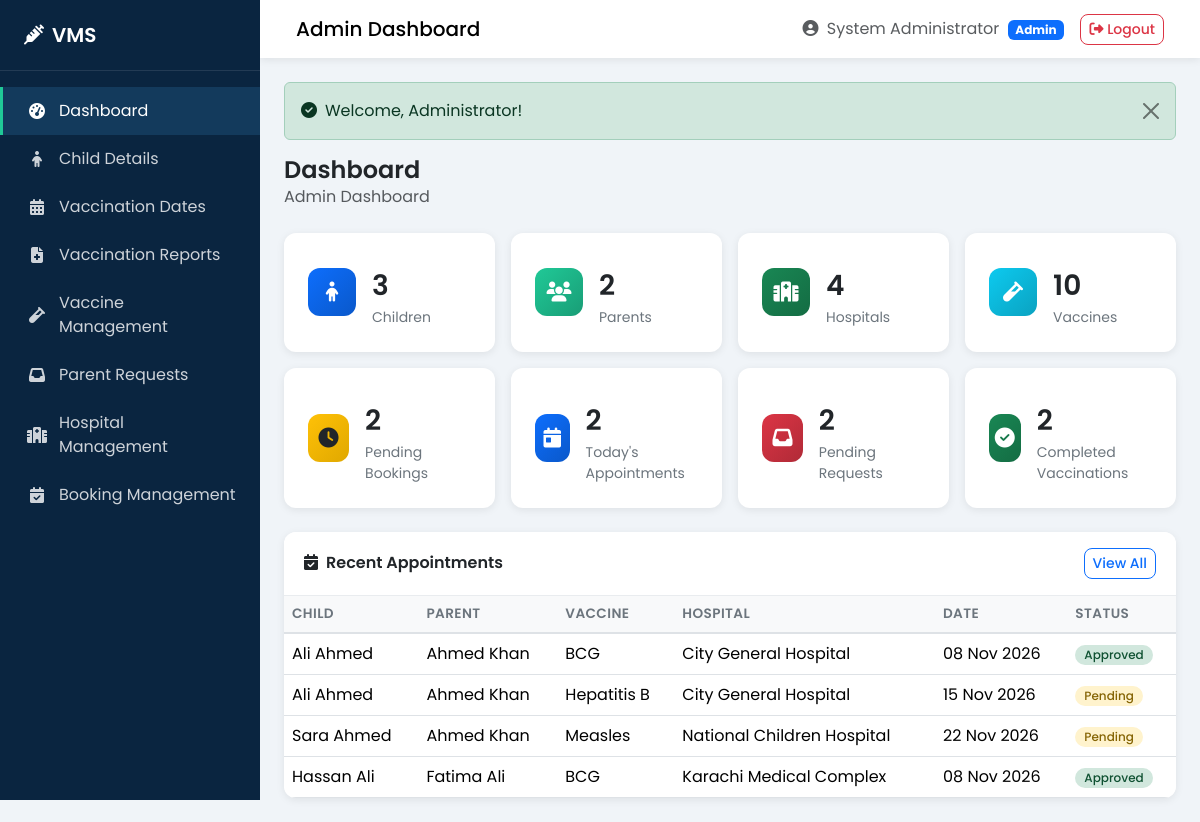
Page /admin/dashboard.php (signed in) on the committed database.
### tables this page shows
CREATE TABLE `appointments` (
  `id` int(11) NOT NULL AUTO_INCREMENT,
  `parent_id` int(11) NOT NULL,
  `child_id` int(11) NOT NULL,
  `hospital_id` int(11) NOT NULL,
  `vaccine_id` int(11) NOT NULL,
  `appointment_date` date NOT NULL,
  `appointment_time` time NOT NULL,
  `status` enum('pending','approved','rejected','completed','cancelled') NOT NULL DEFAULT 'pending',
  `notes` text DEFAULT NULL,
  `admin_notes` text DEFAULT NULL,
  `created_at` timestamp NOT NULL DEFAULT CURRENT_TIMESTAMP,
  `updated_at` timestamp NOT NULL DEFAULT CURRENT_TIMESTAMP ON UPDATE CURRENT_TIMESTAMP,
  PRIMARY KEY (`id`),
  KEY `parent_id` (`parent_id`),
  KEY `child_id` (`child_id`),
  KEY `hospital_id` (`hospital_id`),
  KEY `vaccine_id` (`vaccine_id`),
  KEY `idx_appointment_date` (`appointment_date`),
  KEY `idx_status` (`status`),
  CONSTRAINT `appointments_ibfk_1` FOREIGN KEY (`parent_id`) REFERENCES `parents` (`id`) ON DELETE CASCADE ON UPDATE CASCADE,
  CONSTRAINT `appointments_ibfk_2` FOREIGN KEY (`child_id`) REFERENCES `children` (`id`) ON DELETE CASCADE ON UPDATE CASCADE,
  CONSTRAINT `appointments_ibfk_3` FOREIGN KEY (`hospital_id`) REFERENCES `hospitals` (`id`) ON DELETE CASCADE ON UPDATE CASCADE,
  CONSTRAINT `appointments_ibfk_4` FOREIGN KEY (`vaccine_id`) REFERENCES `vaccines` (`id`) ON DELETE CASCADE ON UPDATE CASCADE
);

CREATE TABLE `children` (
  `id` int(11) NOT NULL AUTO_INCREMENT,
  `parent_id` int(11) NOT NULL,
  `full_name` varchar(100) NOT NULL,
  `date_of_birth` date NOT NULL,
  `gender` enum('male','female','other') NOT NULL,
  `blood_group` varchar(5) DEFAULT NULL,
  `cnic` varchar(15) DEFAULT NULL,
  `birth_certificate_no` varchar(50) DEFAULT NULL,
  `status` enum('active','inactive') NOT NULL DEFAULT 'active',
  `created_at` timestamp NOT NULL DEFAULT CURRENT_TIMESTAMP,
  `updated_at` timestamp NOT NULL DEFAULT CURRENT_TIMESTAMP ON UPDATE CURRENT_TIMESTAMP,
  PRIMARY KEY (`id`),
  KEY `parent_id` (`parent_id`),
  CONSTRAINT `children_ibfk_1` FOREIGN KEY (`parent_id`) REFERENCES `parents` (`id`) ON DELETE CASCADE ON UPDATE CASCADE
);

CREATE TABLE `parents` (
  `id` int(11) NOT NULL AUTO_INCREMENT,
  `full_name` varchar(100) NOT NULL,
  `email` varchar(100) NOT NULL,
  `phone` varchar(15) NOT NULL,
  `cnic` varchar(15) DEFAULT NULL,
  `password` varchar(255) NOT NULL,
  `address` text DEFAULT NULL,
  `city` varchar(50) DEFAULT NULL,
  `status` enum('active','inactive') NOT NULL DEFAULT 'active',
  `reset_token` varchar(100) DEFAULT NULL,
  `reset_expires` datetime DEFAULT NULL,
  `created_at` timestamp NOT NULL DEFAULT CURRENT_TIMESTAMP,
  `updated_at` timestamp NOT NULL DEFAULT CURRENT_TIMESTAMP ON UPDATE CURRENT_TIMESTAMP,
  PRIMARY KEY (`id`),
  UNIQUE KEY `email` (`email`),
  UNIQUE KEY `cnic` (`cnic`)
);

CREATE TABLE `vaccines` (
  `id` int(11) NOT NULL AUTO_INCREMENT,
  `name` varchar(100) NOT NULL,
  `description` text DEFAULT NULL,
  `recommended_age` varchar(50) DEFAULT NULL,
  `doses_required` int(11) NOT NULL DEFAULT 1,
  `interval_days` int(11) DEFAULT 0,
  `availability` enum('available','unavailable') NOT NULL DEFAULT 'available',
  `status` enum('active','inactive') NOT NULL DEFAULT 'active',
  `created_at` timestamp NOT NULL DEFAULT CURRENT_TIMESTAMP,
  `updated_at` timestamp NOT NULL DEFAULT CURRENT_TIMESTAMP ON UPDATE CURRENT_TIMESTAMP,
  PRIMARY KEY (`id`)
);

CREATE TABLE `hospitals` (
  `id` int(11) NOT NULL AUTO_INCREMENT,
  `hospital_name` varchar(150) NOT NULL,
  `email` varchar(100) NOT NULL,
  `phone` varchar(15) NOT NULL,
  `address` text NOT NULL,
  `city` varchar(50) NOT NULL,
  `password` varchar(255) NOT NULL,
  `status` enum('active','inactive','pending') NOT NULL DEFAULT 'pending',
  `created_at` timestamp NOT NULL DEFAULT CURRENT_TIMESTAMP,
  `updated_at` timestamp NOT NULL DEFAULT CURRENT_TIMESTAMP ON UPDATE CURRENT_TIMESTAMP,
  PRIMARY KEY (`id`),
  UNIQUE KEY `email` (`email`)
);

### config/config.php (called while the page is built, shortened)
<?php
function url($path = '') {
    return BASE_URL . '/' . ltrim($path, '/');
}
function e($string) {
    return htmlspecialchars($string ?? '', ENT_QUOTES, 'UTF-8');
}

### admin/dashboard.php (the view, shortened to what this page needs)
<?php
require_once __DIR__ . '/../config/db.php';
$stats = [];
$queries = [
    'children' => "SELECT COUNT(*) AS c FROM children WHERE status='active'",
    'parents' => "SELECT COUNT(*) AS c FROM parents WHERE status='active'",
    'hospitals' => "SELECT COUNT(*) AS c FROM hospitals WHERE status='active'",
    'vaccines' => "SELECT COUNT(*) AS c FROM vaccines WHERE status='active'",
    'pending_appointments' => "SELECT COUNT(*) AS c FROM appointments WHERE status='pending'",
    'today_vaccinations' => "SELECT COUNT(*) AS c FROM appointments WHERE appointment_date = CURDATE() AND status IN ('approved','completed')",
    'pending_requests' => "SELECT COUNT(*) AS c FROM vaccination_requests WHERE status='pending'",
    'completed' => "SELECT COUNT(*) AS c FROM vaccination_records"
];
foreach ($queries as $key => $sql) {
    $res = mysqli_query($conn, $sql);
    $stats[$key] = ($row = mysqli_fetch_assoc($res)) ? (int)$row['c'] : 0;
}
$recent = [];
$res = mysqli_query($conn, "SELECT a.*, c.full_name AS child_name, p.full_name AS parent_name, v.name AS vaccine_name, h.hospital_name
    FROM appointments a
    JOIN children c ON a.child_id = c.id
    JOIN parents p ON a.parent_id = p.id
    JOIN vaccines v ON a.vaccine_id = v.id
    JOIN hospitals h ON a.hospital_id = h.id
    ORDER BY a.created_at DESC LIMIT 8");
while ($row = mysqli_fetch_assoc($res)) {
    $recent[] = $row;
}
include __DIR__ . '/../includes/header.php';
?>
<div class="page-header">
    <div>
        <h1>Dashboard</h1>
        <nav aria-label="breadcrumb">
            <ol class="breadcrumb">
                <li class="breadcrumb-item active">Admin Dashboard</li>
            </ol>
        </nav>
    </div>
</div>
<div class="row g-3 mb-4">
    <div class="col-6 col-md-3">
        <div class="stat-card">
            <div class="d-flex align-items-center gap-3">
                <div class="stat-icon bg-primary"><i class="fas fa-child"></i></div>
                <div>
                    <p class="stat-value"><?php echo $stats['children']; ?></p>
                    <p class="stat-label">Children</p>
                </div>
            </div>
        </div>
    </div>
    <div class="col-6 col-md-3">
        <div class="stat-card">
            <div class="d-flex align-items-center gap-3">
                <div class="stat-icon bg-teal"><i class="fas fa-users"></i></div>
                <div>
                    <p class="stat-value"><?php echo $stats['parents']; ?></p>
                    <p class="stat-label">Parents</p>
                </div>
            </div>
        </div>
    </div>
    <div class="col-6 col-md-3">
        <div class="stat-card">
            <div class="d-flex align-items-center gap-3">
                <div class="stat-icon bg-success"><i class="fas fa-hospital"></i></div>
                <div>
                    <p class="stat-value"><?php echo $stats['hospitals']; ?></p>
                    <p class="stat-label">Hospitals</p>
                </div>
            </div>
        </div>
    </div>
    <div class="col-6 col-md-3">
        <div class="stat-card">
            <div class="d-flex align-items-center gap-3">
                <div class="stat-icon bg-info"><i class="fas fa-vial"></i></div>
                <div>
                    <p class="stat-value"><?php echo $stats['vaccines']; ?></p>
                    <p class="stat-label">Vaccines</p>
                </div>
            </div>
        </div>
    </div>
    <div class="col-6 col-md-3">
        <div class="stat-card">
            <div class="d-flex align-items-center gap-3">
                <div class="stat-icon bg-warning"><i class="fas fa-clock"></i></div>
                <div>
                    <p class="stat-value"><?php echo $stats['pending_appointments']; ?></p>
                    <p class="stat-label">Pending Bookings</p>
                </div>
            </div>
        </div>
    </div>
    <div class="col-6 col-md-3">
        <div class="stat-card">
            <div class="d-flex align-items-center gap-3">
                <div class="stat-icon bg-primary"><i class="fas fa-calendar-day"></i></div>
                <div>
                    <p class="stat-value"><?php echo $stats['today_vaccinations']; ?></p>
                    <p class="stat-label">Today's Appointments</p>
                </div>
            </div>
        </div>
    </div>
    <div class="col-6 col-md-3">
        <div class="stat-card">
            <div class="d-flex align-items-center gap-3">
                <div class="stat-icon bg-danger"><i class="fas fa-inbox"></i></div>
                <div>
                    <p class="stat-value"><?php echo $stats['pending_requests']; ?></p>
                    <p class="stat-label">Pending Requests</p>
                </div>
            </div>
        </div>
    </div>
    <div class="col-6 col-md-3">
        <div class="stat-card">
            <div class="d-flex align-items-center gap-3">
                <div class="stat-icon bg-success"><i class="fas fa-check-circle"></i></div>
                <div>
                    <p class="stat-value"><?php echo $stats['completed']; ?></p>
                    <p class="stat-label">Completed Vaccinations</p>
                </div>
            </div>
        </div>
    </div>
</div>
<div class="card">
    <div class="card-header d-flex justify-content-between align-items-center">
        <span><i class="fas fa-calendar-check me-2"></i>Recent Appointments</span>
        <a href="<?php echo url('admin/bookings.php'); ?>" class="btn btn-sm btn-outline-primary">View All</a>
    </div>
    <div class="table-responsive">
        <table class="table table-hover mb-0">
            <thead>
                <tr>
                    <th>Child</th>
                    <th>Parent</th>
                    <th>Vaccine</th>
                    <th>Hospital</th>
                    <th>Date</th>
                    <th>Status</th>
                </tr>
            </thead>
            <tbody>
                <?php if (empty($recent)): ?>
                    <tr><td colspan="6" class="text-center text-muted py-4">No appointments yet</td></tr>
                <?php else: foreach ($recent as $r): ?>
                    <tr>
                        <td><?php echo e($r['child_name']); ?></td>
                        <td><?php echo e($r['parent_name']); ?></td>
                        <td><?php echo e($r['vaccine_name']); ?></td>
                        <td><?php echo e($r['hospital_name']); ?></td>
                        <td><?php echo date('d M Y', strtotime($r['appointment_date'])); ?></td>
                        <td><span class="badge badge-status badge-<?php echo e($r['status']); ?>"><?php echo ucfirst(e($r['status'])); ?></span></td>
                    </tr>
                <?php endforeach; endif; ?>
            </tbody>
        </table>
    </div>
</div>
<?php include __DIR__ . '/../includes/footer.php'; ?>

### assets/css/style.css (style rules this page uses)
:root { --primary: #0d6efd; --primary-dark: #0a58ca; --teal: #20c997; --teal-dark: #199d76; --green: #198754; --danger: #dc3545; --warning: #ffc107; --dark: #212529; --gray: #6c757d; --light: #f8f9fa; --sidebar-width: 260px; --sidebar-bg: #0a2540; --sidebar-hover: #133a5c; --card-shadow: 0 0.125rem 0.5rem rgba(0,0,0,0.08); --card-shadow-hover: 0 0.5rem 1.5rem rgba(0,0,0,0.12); }
* { box-sizing: border-box; }
body { font-family: 'Poppins', sans-serif; background-color: #f0f4f8; color: var(--dark); margin: 0; min-height: 100vh; }
.stat-card { background: #fff; border-radius: 0.75rem; padding: 1.5rem; box-shadow: var(--card-shadow); transition: transform 0.2s, box-shadow 0.2s; border: none; height: 100%; }
.stat-card .stat-icon { width: 48px; height: 48px; border-radius: 0.75rem; display: flex; align-items: center; justify-content: center; font-size: 1.25rem; color: #fff; }
.stat-card .stat-icon.bg-primary { background: linear-gradient(135deg, #0d6efd, #0a58ca); }
.stat-card .stat-icon.bg-teal { background: linear-gradient(135deg, #20c997, #199d76); }
.stat-card .stat-icon.bg-success { background: linear-gradient(135deg, #198754, #146c43); }
.stat-card .stat-icon.bg-warning { background: linear-gradient(135deg, #ffc107, #e0a800); color: #212529; }
.stat-card .stat-icon.bg-danger { background: linear-gradient(135deg, #dc3545, #b02a37); }
.stat-card .stat-icon.bg-info { background: linear-gradient(135deg, #0dcaf0, #0aa2c0); }
.stat-card .stat-value { font-size: 1.75rem; font-weight: 600; margin: 0.5rem 0 0; }
.stat-card .stat-label { color: var(--gray); font-size: 0.875rem; margin: 0; }
.card { border: none; border-radius: 0.75rem; box-shadow: var(--card-shadow); }
.card-header { background: #fff; border-bottom: 1px solid #e9ecef; font-weight: 600; border-radius: 0.75rem 0.75rem 0 0 !important; padding: 1rem 1.25rem; }
.table { margin-bottom: 0; }
.table thead th { background: #f8f9fa; font-weight: 600; font-size: 0.85rem; text-transform: uppercase; letter-spacing: 0.03em; color: var(--gray); border-bottom: 2px solid #dee2e6; white-space: nowrap; }
.table td { vertical-align: middle; }
.table-responsive { border-radius: 0 0 0.75rem 0.75rem; }
.badge-status { padding: 0.35em 0.75em; border-radius: 50rem; font-weight: 500; font-size: 0.75rem; }
.badge-pending { background: #fff3cd; color: #856404; }
.badge-approved { background: #d1e7dd; color: #0f5132; }
.btn { border-radius: 0.5rem; font-weight: 500; }
.page-header { display: flex; flex-wrap: wrap; justify-content: space-between; align-items: center; margin-bottom: 1.5rem; gap: 1rem; }
.page-header h1 { font-size: 1.5rem; font-weight: 600; margin: 0; }
.breadcrumb { margin-bottom: 0; background: transparent; padding: 0; }

### rows in the picture
appointments: parent "2", id "4", child.full_name "Hassan Ali", parent.full_name "Fatima Ali", vaccine.name "BCG", hospital.hospital_name "Karachi Medical Complex", appointment_date "08 Nov 2026", status "Approved"
appointments: child.full_name "Ali Ahmed", parent.full_name "Ahmed Khan", vaccine.name "BCG", hospital.hospital_name "City General Hospital", appointment_date "08 Nov 2026", status "Approved"
appointments: child.full_name "Ali Ahmed", parent.full_name "Ahmed Khan", vaccine.name "Hepatitis B", hospital.hospital_name "City General Hospital", appointment_date "15 Nov 2026", status "Pending"
appointments: child.full_name "Sara Ahmed", parent.full_name "Ahmed Khan", vaccine.name "Measles", hospital.hospital_name "National Children Hospital", appointment_date "22 Nov 2026", status "Pending"

### other values in the picture
$page_title "Admin Dashboard"
$_SESSION['user_name'] "System Administrator"
$_SESSION['role'] "Admin"
$success "Welcome, Administrator!"
$stats['children'] "3"
$stats['vaccines'] "10"
